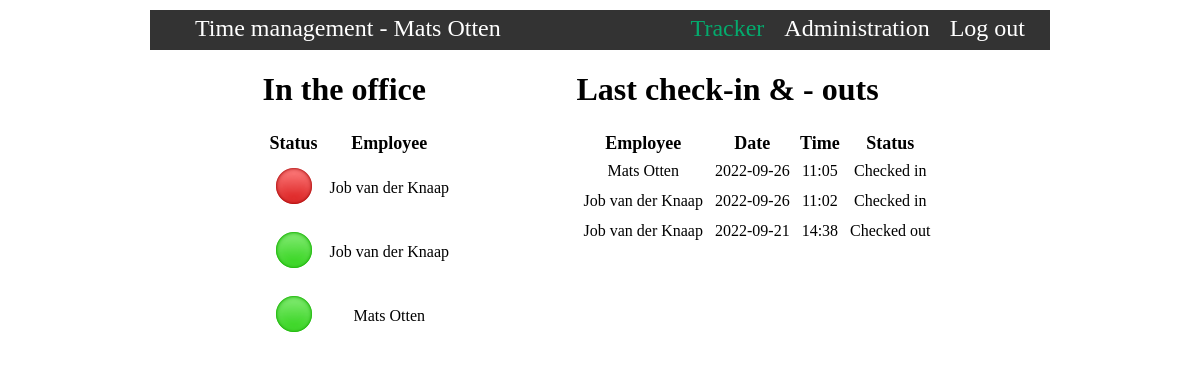
The page /individual-project-docker-main/web/tracker.php (signed in) on the database its author committed.
### tables this page shows
CREATE TABLE IF NOT EXISTS `CheckIn` (
  `check_in_id` INT NOT NULL AUTO_INCREMENT,
  `checked_in` TINYINT NOT NULL,
  `date_time` DATETIME NOT NULL,
  `employee_id` INT NOT NULL,
  PRIMARY KEY (`check_in_id`, `employee_id`),
  UNIQUE INDEX `check_in_id_UNIQUE` (`check_in_id` ASC) VISIBLE,
  INDEX `fk_CheckIn_Employee_idx` (`employee_id` ASC) VISIBLE,
  CONSTRAINT `fk_CheckIn_Employee`
    FOREIGN KEY (`employee_id`)
    REFERENCES `Employee` (`employee_id`)
    ON DELETE NO ACTION
    ON UPDATE NO ACTION);

CREATE TABLE IF NOT EXISTS `Employee` (
  `employee_id` INT NOT NULL AUTO_INCREMENT,
  `name` VARCHAR(255) NOT NULL,
  `surname` VARCHAR(255) NOT NULL,
  `email` VARCHAR(255) NOT NULL,
  `phone_number` INT NOT NULL,
  `password` VARCHAR(255) NULL,
  `rfid` VARCHAR(19) NOT NULL,
  PRIMARY KEY (`employee_id`),
  UNIQUE INDEX `employee_id_UNIQUE` (`employee_id` ASC) VISIBLE);

### individual-project-docker-main/web/tracker.php (the view, shortened to what this page needs)
<?php
    require "config.php";
    $status = "SELECT Employee.name, Employee.surname, CheckIn.checked_in FROM Employee INNER JOIN CheckIn ON Employee.employee_id = CheckIn.employee_id";
    $statusResult = $conn->query($status);
    $tracker = "SELECT Employee.name, Employee.surname, CheckIn.checked_in, CheckIn.date_time FROM Employee INNER JOIN CheckIn ON Employee.employee_id = CheckIn.employee_id ORDER BY date_time DESC LIMIT 10";
    $trackerResult = $conn->query($tracker);
?>
<!DOCTYPE html>
<html lang="en">
<head>
    <link rel="stylesheet" href="/static/css/app.css">
    <link rel="stylesheet" href="/static/css/tracker.css">
</head>
<header>
    <nav>
        <ul>
            <li>Time management -
                <?php
                    echo $_SESSION['employee']['name'] . " " . $_SESSION['employee']['surname'];
                ?>
            </li>
            <li class="navbar-items"><a href="logout.php">Log out</a></li>
            <li class="navbar-items"><a href="admin.php">Administration</a></li>
            <li class="navbar-items"><a href="tracker.php" class="active">Tracker</a></li>
        </ul>
    </nav>
</header>
<body>
    <div class="tracker-container">
        <div class="in-office-container">
            <h1>In the office</h1>
            <table>
                <thead>
                    <th>Status</th>
                    <th>Employee</th>
                </thead>
                <tbody>
                    <?php
                        foreach($statusResult as $row => $value):
                    ?>
                        <tr>
                            <td>
                                <?php
                                    if($value['checked_in'] == 0){
                                        echo '<img src="/static/images/inactive.png" alt="Small red orb to display checked-out personnel.">';
                                    }else{
                                        echo '<img src="/static/images/active.png" alt="Small green orb to display checked-out personnel.">';
                                    }
                                ?>
                            </td>
                            <td>
                                <?=
                                    $value['name'] . " " . $value['surname'];
                                ?>
                            </td>
                        </tr>
                    <?php endforeach; ?>
                </tbody>
            </table>
        </div>
        <div class="check-in-container">
            <h1>Last check-in & - outs</h1>
            <table>
                <thead>
                    <th>Employee</th>
                    <th>Date</th>
                    <th>Time</th>
                    <th>Status</th>
                </thead>
                <tbody>
                    <?php
                        foreach($trackerResult as $row => $value):
                    ?>
                    <tr>
                        <td>
                            <?=
                                $value['name'] . " " . $value['surname']
                            ?>
                        </td>
                        <td>
                            <?= date('Y-m-d', strtotime($value['date_time']))?>
                        </td>
                        <td>
                            <?= date('H:i', strtotime($value['date_time']))?>
                        </td>
                        <td>
                            <?php
                                if($value['checked_in'] == 0){
                                    echo 'Checked out';
                                }else{
                                    echo 'Checked in';
                                }
                            ?>
                        </td>
                    </tr>
                    <?php endforeach; ?>
                </tbody>
            </table>
        </div>
    </div>
</body>
</html>

### individual-project-docker-main/web/static/css/app.css (style rules this page uses)
body { max-width: 75%; margin: auto; }
nav { background-color: #333333; height: 30px; padding: 5px; margin-top: 10px; min-width: 600px; }
nav, ul, a, a:hover, a:focus, a:active { text-decoration: none; color: white; }
nav, ul, a:hover { color: #04AA6D; }
ul { display: inline; }
li { display: inline; color: white; }
ul :first-child { font-size: x-large; }
.navbar-items { float: right; }
.navbar-items :first-child { margin-right: 20px; }
.active { color: #04AA6D; }

### individual-project-docker-main/web/static/css/tracker.css (style rules this page uses)
.tracker-container { max-width: 75%; min-width: 600px; margin: auto; position: relative; }
.in-office-container { position: absolute; }
.in-office-container th { font-size: large; }
.in-office-container td { padding: 5px; font-size: medium; text-align: center; }
.check-in-container { position: absolute; right: 0; }
.check-in-container th { font-size: large; }
.check-in-container td { padding: 5px; font-size: medium; text-align: center; }

### rows shown on the page
checkin: checked_in 0 (drawn), employee.name "Job", employee.surname "van der Knaap", date_time "2022-09-21", date_time "14:38"
checkin: checked_in 1 (drawn), employee.name "Job", employee.surname "van der Knaap", date_time "2022-09-26", date_time "11:02"
checkin: checked_in 1 (drawn), employee.name "Mats", employee.surname "Otten", date_time "2022-09-26", date_time "11:05"

### other values the page prints
$_SESSION['employee']['name'] "Mats"
$_SESSION['employee']['surname'] "Otten"
